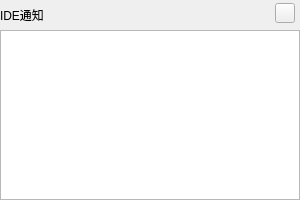
<?xml version="1.0" encoding="UTF-8"?>
<ui version="4.0">
 <class>MessageNotifyWidget</class>
 <widget class="QWidget" name="MessageNotifyWidget">
  <property name="geometry">
   <rect>
    <x>0</x>
    <y>0</y>
    <width>300</width>
    <height>200</height>
   </rect>
  </property>
  <property name="windowTitle">
   <string>Form</string>
  </property>
  <property name="styleSheet">
   <string notr="true"/>
  </property>
  <widget class="QTextBrowser" name="textBrowser">
   <property name="geometry">
    <rect>
     <x>0</x>
     <y>30</y>
     <width>300</width>
     <height>170</height>
    </rect>
   </property>
  </widget>
  <widget class="QLabel" name="title_Label">
   <property name="geometry">
    <rect>
     <x>0</x>
     <y>0</y>
     <width>300</width>
     <height>30</height>
    </rect>
   </property>
   <property name="text">
    <string>IDE通知</string>
   </property>
  </widget>
  <widget class="QToolButton" name="closeBtn">
   <property name="geometry">
    <rect>
     <x>275</x>
     <y>3</y>
     <width>20</width>
     <height>20</height>
    </rect>
   </property>
   <property name="cursor">
    <cursorShape>PointingHandCursor</cursorShape>
   </property>
   <property name="text">
    <string/>
   </property>
  </widget>
 </widget>
 <resources/>
 <connections/>
</ui>
